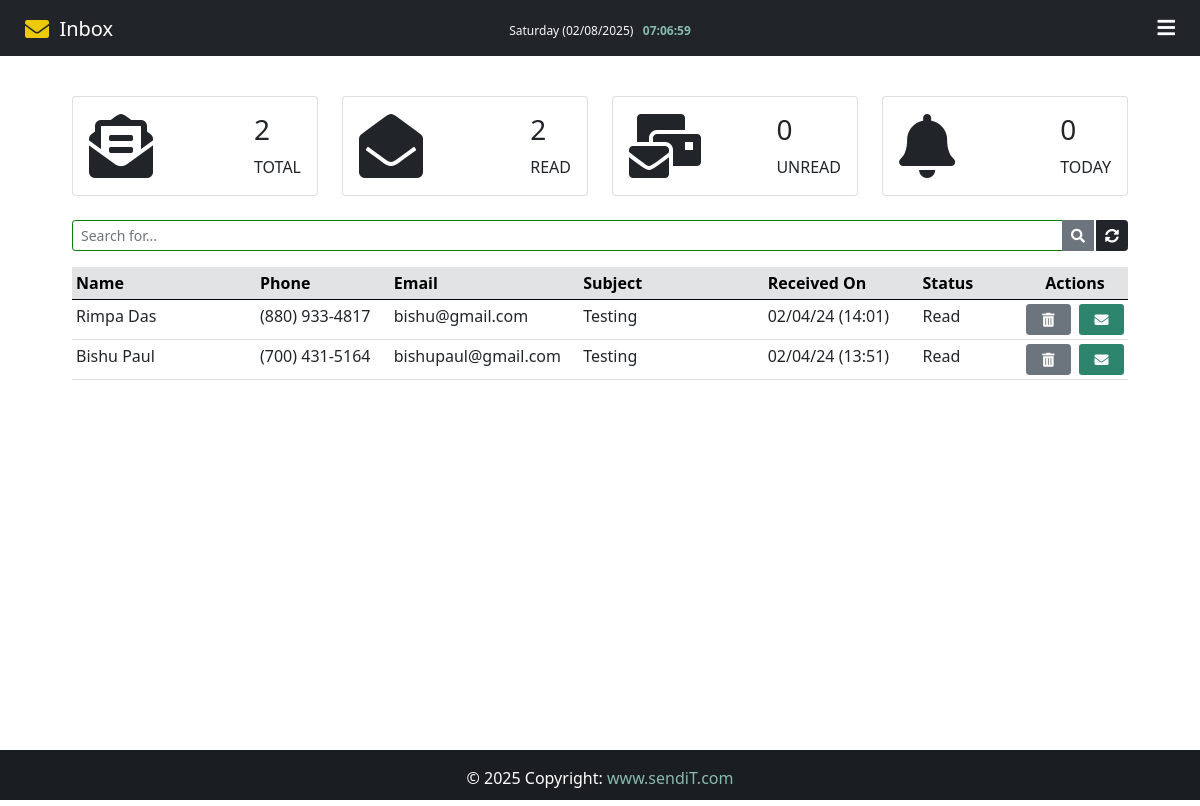
The page /inbox/ (signed in) on the database its author committed.
### inbox/models.py (models this page shows, shortened)
class Customer(models.Model):
    STATUS = (
        ('Pending', 'Pending'),
        ('Read', 'Read'),
    )
    id = models.AutoField(primary_key=True)
    name = models.CharField(max_length=40)
    phone = models.CharField(max_length=40)
    email = models.CharField(max_length=40)
    subject = models.CharField(max_length=40)
    message = models.TextField(max_length=1000)
    file = models.FileField()
    created_at = models.DateTimeField(auto_now_add=True)
    status = models.CharField(max_length=15, choices=STATUS, default='Pending')
    def situation(self):
        if self.status == 'Read':
            return format_html('<span style="color: black;">{0}</span>', self.status)
        else:
            return format_html('<span style="color: red;">{0}</span>', self.status)
    situation.allow_tags = True
    class Meta:
        verbose_name_plural = "Inbox"

### inbox/views.py (the view)
# urls.py: path('inbox/', views.inbox, name='inbox'),
@login_required(login_url="login")
@cache_control(no_cache=True, must_revalidate=True, no_store=True)
def inbox(request):
    if 'q' in request.GET:
        q = request.GET['q']
        all_customer_list = Customer.objects.filter(
            Q(name__icontains=q) | Q(phone__icontains=q) |
            Q(email__icontains=q) | Q(subject__icontains=q) |
            Q(status__icontains=q) | Q(message__icontains=q)
        ).order_by('-created_at')
    else:
        all_customer_list = Customer.objects.all().order_by('-created_at')
    paginator = Paginator(all_customer_list, 5)
    page = request.GET.get('page')
    all_customer = paginator.get_page(page)
    total = Customer.objects.all().count()
    read = Customer.objects.filter(status='Read')
    unread = Customer.objects.filter(status='Pending')
    base = datetime.now().date()
    today = Customer.objects.filter(created_at__gt=base)
    context = {
        'customers': all_customer,
        'total': total,
        'read': read,
        'unread': unread,
        'today': today,
    }
    return render(request, 'inbox/inbox.html', context)

### inbox/templates/inbox/inbox.html (shortened to what this page needs)
{% extends 'inbox/base.html' %}
{% load static %}
{% block nav-content %}
    <i class="fas fa-envelope align-middle nva-ii"></i>&nbsp;&nbsp;<span class="align-middle">Inbox</span>
{% endblock nav-content %}
{% block datetime %}
    <div class="text-light" id="desktop-datetime" style="font-size: 12px; margin-top: 5px;">{% now "l (d/m/Y)" %} &nbsp;
        <span style="color: #8abaae; font-weight: bold;" id="clock"></span>
    </div>
{% endblock datetime %}
{% block content %}
    <br>
    <div class="container-fluid mt-3 con-sty">
        <div class="hide">
            {% include 'inbox/dashboard/dashboard.html' %}
        </div>
        <br>
        <form class="hide">
            <div class="input-group input-group-sm mb-3">
                <input type="text" name="q" class="form-control input-sm" placeholder="Search for..." value="{{ request.GET.q }}">
                <button class="btn btn-secondary" title="Search"><i class="fas fa-search"></i></button>
                <a href="{% url 'inbox' %}" class="btn btn-dark" style="margin-left: 2px;" title="Refresh"><i class="fas fa-sync-alt"></i></a>
            </div>
        </form>
        <div class="col-md-12 hide">
            <div style="margin-top: 5px;">
                <table class="table table-sm">
                    <thead class="table-secondary">
                        <tr>
                            <th style="width: 18%;">Name</th>
                            <th style="width: 13%;">Phone</th>
                            <th style="width: 18%;">Email</th>
                            <th style="width: 18%;">Subject</th>
                            <th style="width: 15%;">Received On</th>
                            <th style="width: 10%;">Status</th>
                            <th style="width: 8%; text-align: center;" colspan="2">Actions</th>
                        </tr>
                    </thead>
                    {% for customer in customers %}
                        <tr id="chk_td">
                            <td>{{ customer.name }}</td>
                            <td>{{ customer.phone }}</td>
                            <td>{{ customer.email }}</td>
                            <td>{{ customer.subject }}</td>
                            <td>{{ customer.created_at | date:'d/m/y (H:i)' }}</td>
                            {% if customer.status == 'Pending' %}
                                <td class="text-danger">{{ customer.status }}</td>
                            {% else %}
                                <td>{{ customer.status }}</td>
                            {% endif %}
                            <td>
                                <button class="btn btn-secondary btn-sm btn-action" title="Delete message" data-bs-toggle="modal" data-bs-target="#deleteModal{{ customer.pk }}">
                                    <i class="fas fa-trash-alt"></i>
                                </button>
                            </td>
                            <td>
                                <a class="btn text-light btn-sm btn-action" style="background-color: #2e856e;" title="Read message" href="/customer/{{ customer.id }}">
                                    <i class="fas fa-envelope"></i>
                                </a>
                            </td>
                        </tr>
                    {% endfor %}
                </table>
            </div>
        </div>
    </div>
{% endblock content %}

### inbox/templates/inbox/base.html (shortened to what this page needs)
{% load static %}
<!DOCTYPE html>
<html lang="en">
    <head>
        <link href="https://cdn.jsdelivr.net/npm/bootstrap@5.0.2/dist/css/bootstrap.min.css" rel="stylesheet">
        <link rel="stylesheet" href="https://cdnjs.cloudflare.com/ajax/libs/font-awesome/5.15.4/css/all.min.css" />
        <link href='https://unpkg.com/boxicons@2.1.4/css/boxicons.min.css' rel='stylesheet'>
        <link href="{% static 'css/style.css' %}" rel="stylesheet">
        <link href="{% static 'css/login.css' %}" rel="stylesheet">
        <link href="{% static 'css/inbox.css' %}" rel="stylesheet">
        <link href="{% static 'css/home.css' %}" rel="stylesheet">
        <link href="{% static 'css/customer.css' %}" rel="stylesheet">
    </head>
    <body>
        <div class="wrapper">
            <header>
                <nav class="navbar navbar-expand-lg navbar-dark bg-dark">
                    <div class="col-sm">
                        <a href="{% url 'home' %}" class="navbar-brand flex-grow-1 nva-a">
                            {% block nav-content %}{% endblock nav-content %}
                        </a>
                    </div>
                    {% block datetime %}
                    {% endblock datetime %}
                    <div class="col-sm">
                        <a href="" class="navbar-brand flex-grow-1" id="btn-nav" data-bs-toggle="offcanvas" data-bs-target="#offcanvasRight" aria-controls="offcanvasRight">
                            <i class="fas fa-bars"></i>
                        </a>
                    </div>
                </nav>
            </header>
            {% block content %}
            {% endblock content %}
        </div>
        <footer class="bg-dark text-center text-lg-start footer" id="footer">
            <div class="text-center p-3 footer-div">
                &copy; {% now "Y" %} Copyright:
                <a class="text-align footer-a" href="#">
                    <span class="footer-span">www.sendiT.com</span>
                </a>
            </div>
        </footer>
    </body>
</html>

### inbox/templates/inbox/dashboard/dashboard.html
    <div class="row">
        {% include 'inbox/dashboard/total.html' %}
        {% include 'inbox/dashboard/read.html' %}
        {% include 'inbox/dashboard/unread.html' %}
        {% include 'inbox/dashboard/today.html' %}
    </div>

### inbox/templates/inbox/dashboard/total.html
{% extends 'inbox/dashboard/baseDashboard.html' %}
{% block icon %}
    <i class="fas fa-envelope-open-text fa-4x"></i>
{% endblock icon %}
{% block value %}
    {{ total }}
{% endblock value %}
{% block dash-title %}
    TOTAL
{% endblock dash-title %}

### inbox/templates/inbox/dashboard/baseDashboard.html
<div class="col-md-3 col-sm-6 col-6">
    <div class="card">
        <div class="card-body">
            <div class="d-flex justify-content-between">
                <div class="align-self-center">
                    {% block icon %}
                    {% endblock icon %}
                </div>
                <div>
                    <h3>{% block value %}{% endblock value %}</h3>
                    <p class="mb-0">{% block dash-title %}{% endblock dash-title %}</p>
                </div>
            </div>
        </div>
    </div>
</div>

### inbox/templates/inbox/dashboard/read.html
{% extends 'inbox/dashboard/baseDashboard.html' %}
{% block icon %}
    <i class="fas fa-envelope-open fa-4x"></i>
{% endblock icon %}
{% block value %}
    {{ read.count }}
{% endblock value %}
{% block dash-title %}
    READ
{% endblock dash-title %}

### inbox/templates/inbox/dashboard/unread.html
{% extends 'inbox/dashboard/baseDashboard.html' %}
{% block icon %}
    <i class="fas fa-mail-bulk fa-4x"></i>
{% endblock icon %}
{% block value %}
    {{ unread.count }}
{% endblock value %}
{% block dash-title %}
    UNREAD
{% endblock dash-title %}

### inbox/templates/inbox/dashboard/today.html
{% extends 'inbox/dashboard/baseDashboard.html' %}
{% block icon %}
    <i class="fas fa-bell fa-4x"></i>
{% endblock icon %}
{% block value %}
    {{ today.count }}
{% endblock value %}
{% block dash-title %}
    TODAY
{% endblock dash-title %}

### inbox/templates/modals/delete.html (shortened to what this page needs)
{% extends 'modals/baseModal.html' %}

### inbox/templates/modals/logout.html (shortened to what this page needs)
{% extends 'modals/baseModal.html' %}

### inbox/templates/modals/message.html (shortened to what this page needs)
{% extends 'modals/baseModal.html' %}

### inbox/templates/modals/reply.html (shortened to what this page needs)
{% extends 'modals/baseModal.html' %}

### inbox/templates/modals/logout-info.html (shortened to what this page needs)
{% extends 'modals/baseModal.html' %}

### inbox/templates/modals/logout-warning.html (shortened to what this page needs)
{% extends 'modals/baseModal.html' %}

### inbox/static/css/style.css (style rules this page uses)
html, body { height: 100%; margin: 0; max-width: 100%; overflow: hidden; }
.wrapper { min-height: 100%; margin-bottom: -50px; }
#footer, .push { height: 50px; }
.footer { color: #fff; }
.footer-div { background-color: rgba(0, 0, 0, 0.2); }
.footer-a { text-decoration: none; }
.footer-span { color: #8abaae; }
#btn-nav { float: right; margin-right: 25px; cursor: pointer; }
.nva-a { color: #fff; margin-left: 25px; }
.btn-action { width: 45px; }

### inbox/static/css/login.css (style rules this page uses)
.form-control { border-color: green; -webkit-box-shadow: none; box-shadow: none; }

### inbox/static/css/inbox.css (style rules this page uses)
.nva-ii { color: #ecca0a; font-size: 24px; }
.nva-a { color: #fff; margin-left: 25px; }
.con-sty { width: 90%; }

### rows shown on the page
Customer: name "Rimpa Das", phone "(880) 933-4817", email "bishu@gmail.com", subject "Testing", created_at "02/04/24 (14:01)", status "Read"
Customer: name "Bishu Paul", phone "(700) 431-5164", email "bishupaul@gmail.com", subject "Testing", created_at "02/04/24 (13:51)", status "Read"

### other values the page prints
{{ total }} "2"
{{ read.count }} "2"
{{ unread.count }} "0"
{{ today.count }} "0"
